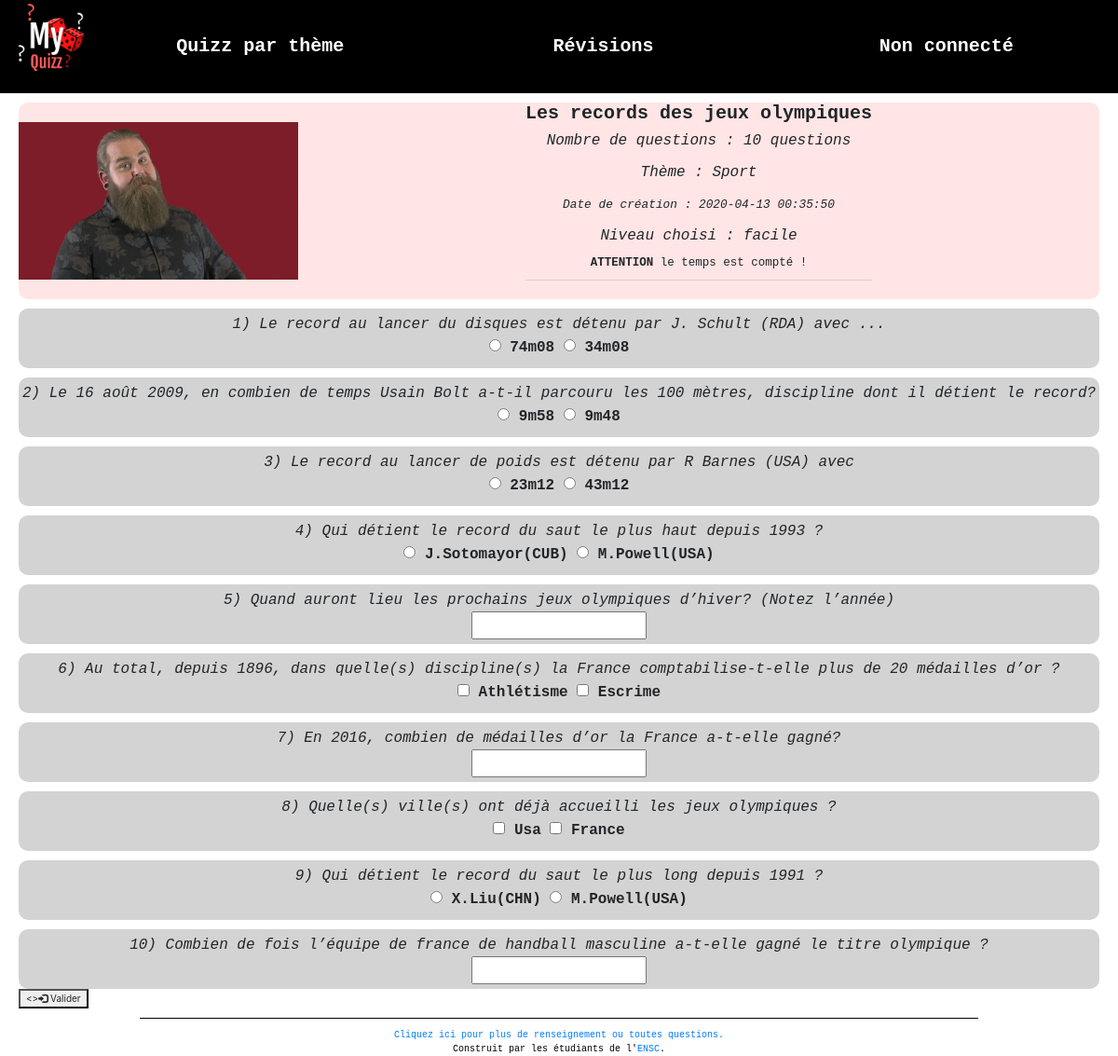
Page /quiz.php?id=14&tId=1&niv=facile on the committed database.
### tables this page shows
CREATE TABLE `quiz` (
  `quiz_id` int(11) NOT NULL,
  `quiz_nom` varchar(255) NOT NULL,
  `nbquestions` int(11) NOT NULL DEFAULT 10,
  `datecreation` datetime NOT NULL DEFAULT current_timestamp(),
  `theme_id` int(11) NOT NULL,
  `createur` varchar(255) NOT NULL
);

CREATE TABLE `theme` (
  `theme_id` int(11) NOT NULL,
  `theme_nom` varchar(255) NOT NULL,
  `genre_id` int(11) NOT NULL
);

CREATE TABLE `question` (
  `ques_id` int(11) NOT NULL,
  `ques_cont` text NOT NULL,
  `ques_type` enum('texte','radio','checkbox') NOT NULL,
  `quiz_id` int(11) NOT NULL,
  `ques_num` int(11) NOT NULL
);

CREATE TABLE `reponse` (
  `rep_id` int(11) NOT NULL,
  `rep_cont` varchar(255) NOT NULL,
  `rep_niveau` enum('facile','moyen','difficile') DEFAULT NULL,
  `rep_estVrai` enum('vrai','faux') NOT NULL DEFAULT 'faux',
  `ques_id` int(11) NOT NULL
);

### includes/function.php (called while the page is built, shortened)
<?php
function getDb() {
    try{
		return new PDO("mysql:host=localhost;dbname=myquizz;charset=utf8", 'root', '', array(PDO::ATTR_ERRMODE => PDO::ERRMODE_EXCEPTION));
    }
    catch(PDOException $e){
        echo "Erreur : " . $e->getMessage();
    }
}
?>

### quiz.php (the view, shortened to what this page needs)
<?php
	require_once "includes/function.php";
	$quizId = $_GET['id'];
	$niveau = $_GET['niv'];
	$themeId=$_GET['tId'];
	$stmt = getDb()->prepare('select * from quiz where quiz_id=?');
	$stmt->execute(array($quizId));
	$quizs = $stmt->fetch();
	$stmt2 = getDb()->prepare('select * from question where quiz_id=?');
	$stmt2->execute(array($quizId));
	$questions = $stmt2->fetchAll();
	shuffle($questions);
	if ($niveau=="facile") {
	$stmt3 = getDb()->prepare('select * from reponse where rep_niveau=?');
	$stmt3->execute(array($niveau));
	$reponses = $stmt3->fetchAll();
	}
	$stmt4 = getDb()->prepare('select * from theme where theme_id =?');
	$stmt4->execute(array($themeId));
	$themes = $stmt4->fetch();
	shuffle($reponses);
?>
<!doctype html>
<html>
	<?php
		require_once "includes/head.php";
	?>
	<body>
		<?php require_once "includes/header.php"; ?>
		<div class="containeurGlobal">
			<div class="infoBase"><img src="images\chrono.gif" style="float:right;" width="300"></img>
			<div id="infoBaseInt">
				<h2><strong><?= $quizs['quiz_nom'] ?></strong></h2>
				<p><em>Nombre de questions : <?= $quizs['nbquestions'] ?> questions</em></p>
				<p><em>Thème : <?= $themes['theme_nom'] ?></em></p>
				<p><em><small>Date de création : <?= $quizs['datecreation'] ?></small></em></p>
				<p><em>Niveau choisi : <?=$niveau?></em></p>
				<h5><strong>ATTENTION</strong> le temps est compté !</h5>
				<hr/>
			</div>
			</div>
				<form action="resultat.php?id=<?= $quizs['quiz_id'] ?>&tId=<?=$themeId?>&niv=<?= $niveau?>" Method="POST">
					<?php $i=1;
						$debut=time();
					?>
					<?php foreach ($questions as $question) { ?>
						<div class="element">
						<div id="elementInt">
						<em><?=$i?>) <?= $question['ques_cont'] ?></em><br/><?php
						if ($question['ques_type']=="texte"){?>
							<input type="text" name='<?= $question["ques_id"]?>' size="17" /><br/>
						<?php }
						if ($question['ques_type']=="radio"){
							foreach ($reponses as $reponse) {
									if ($reponse['ques_id']==$question['ques_id']){ ?>
										<label><input type="radio" name='<?= $question["ques_id"]?>' value=" <?= $reponse['rep_cont'] ?>"/> <?= $reponse['rep_cont'] ?></label><?php
						} } }
						if ($question['ques_type']=="checkbox"){?>
							<?php
							foreach ($reponses as $reponse) {
								if ($reponse['ques_id']==$question['ques_id']){ ?>
									<label><input type="checkbox" name="reponse<?=$question["ques_id"]?>[]" value=" <?= $reponse['rep_cont'] ?>"/> <?= $reponse['rep_cont'] ?></label><?php
						} } }
						$i++;
						?>
					</div></div>
				<?php 		  } ?>
				<button type="submit" name="validation" value="<?=$debut?>"><><span class="glyphicon glyphicon-log-in"></span> Valider</button>
			</form>
			</div>
			<?php require_once "includes/footer.php"; ?>
	</body>
</html>

### css/style.css (style rules this page uses)
body { width:100%; font-family : Courier New; }
.containeurGlobal { padding-right: 10px; padding-left: 10px; margin-left:10px; margin-right:10px; align-items:center; }
.infoBase { font-family:Courier New,'Gill Sans', 'Gill Sans MT', Calibri, 'Trebuchet MS', sans-serif; margin-left:auto; margin-right:auto; margin-top:10px; border-radius: 10px; display: flex; background-color: rgba(255, 0, 0, .1); font-size:medium; align-items:center; }
#infoBaseInt { display: block; margin-left: auto; margin-right:auto; text-align:center; align-items:center; padding-bottom:10px; }
.element { font-family:Courier New,'Gill Sans', 'Gill Sans MT', Calibri, 'Trebuchet MS', sans-serif; margin-left:auto; margin-right:auto; margin-top:10px; font-size:medium; background-color: lightgray; border-radius: 10px; display: block; padding-top:5px; padding-bottom:5px; }
#elementInt { display: block; text-align:center; }

### rows in the picture
quiz: quiz_nom "Les records des jeux olympiques", nbquestions "10", datecreation "2020-04-13 00:35:50"
theme: theme_nom "Sport"
question: ques_cont "Le record au lancer du disques est détenu par J. Schult (RDA) avec ..."
reponse: rep_cont "74m08"
reponse: rep_cont "34m08"
question: ques_cont "Le 16 août 2009, en combien de temps Usain Bolt a-t-il parcouru les 100 mètres, discipline dont il détient le record?"
reponse: rep_cont "9m58"
reponse: rep_cont "9m48"
question: ques_cont "Le record au lancer de poids est détenu par R Barnes (USA) avec"
reponse: rep_cont "23m12"
reponse: rep_cont "43m12"
question: ques_cont "Qui détient le record du saut le plus haut depuis 1993 ?"
reponse: rep_cont "J.Sotomayor(CUB)"
reponse: rep_cont "M.Powell(USA)"
question: ques_cont "Quand auront lieu les prochains jeux olympiques d’hiver? (Notez l’année)"
question: ques_cont "Au total, depuis 1896, dans quelle(s) discipline(s) la France comptabilise-t-elle plus de 20 médailles d’or ?"
reponse: rep_cont "Athlétisme"
reponse: rep_cont "Escrime"
question: ques_cont "En 2016, combien de médailles d’or la France a-t-elle gagné?"
question: ques_cont "Quelle(s) ville(s) ont déjà accueilli les jeux olympiques ?"
reponse: rep_cont "Usa"
reponse: rep_cont "France"
question: ques_cont "Qui détient le record du saut le plus long depuis 1991 ?"
reponse: rep_cont "X.Liu(CHN)"
reponse: rep_cont "M.Powell(USA)"
question: ques_cont "Combien de fois l’équipe de france de handball masculine a-t-elle gagné le titre olympique ?"

### other values in the picture
$niveau "facile"
